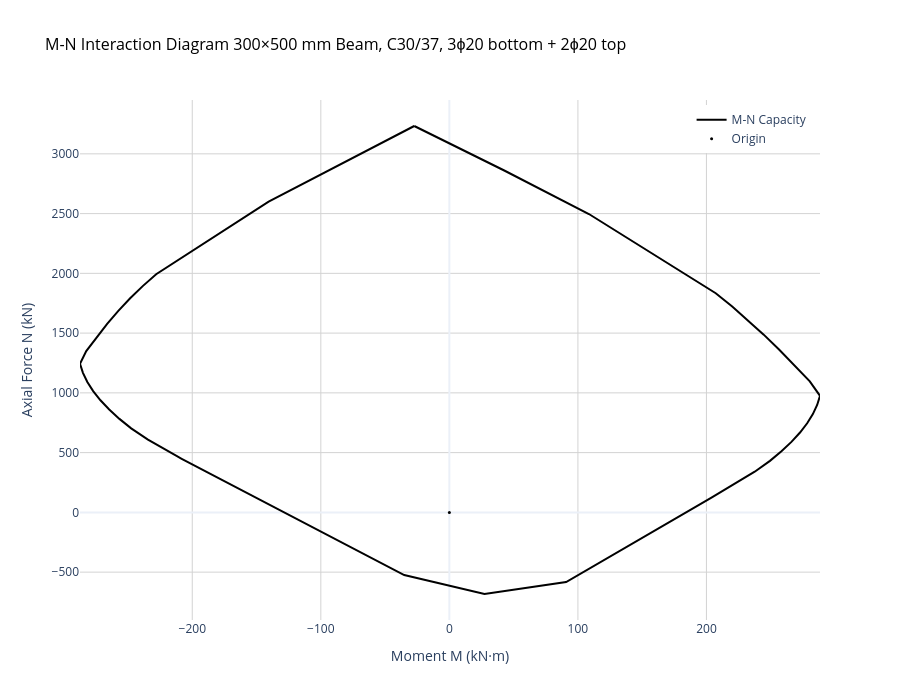

Notebook source saved alongside this figure:
### Markdown cell above
## 6. Visualize the M-N Curve <a id='visualize'></a>

Plot the complete M-N interaction diagram with key regions labeled.

### Code cell
# Visualize using the new plot() method
fig = diagram.plot(
    show=True,
    title="M-N Interaction Diagram\n300×500 mm Beam, C30/37, 3ϕ20 bottom + 2ϕ20 top",
    n_points=100
)

# The interactive Plotly plot shows:
# - Full M-N interaction curve
# - Hover to see detailed values at each point
# - Pan, zoom, and interact with the plot

### Figure 1 — Plotly figure (JSON) as saved in the notebook; plotly's stock layout.template omitted (floating-point values rounded to 4 significant figures)
{"data": [{"hovertemplate": "M: %{x:.1f} kN·m<br>N: %{y:.1f} kN<extra></extra>", "line": {"color": "black", "width": 2}, "mode": "lines", "name": "M-N Capacity", "type": "scatter", "x": [-27.32, 42.7, 108.6, 207.2, 220.0, 232.4, 244.5, 256.5, 268.4, 280.4, 288.3, 286.1, 282.8, 278.3, 272.8, 266.1, 258.3, 249.4, 237.5, 235.0, 232.3, 229.2, 225.7, 222.0, 219.1, 215.9, 212.3, 208.1, 203.9, 90.84, 27.32, -35.11, -159.7, -165.5, -172.0, -178.4, -184.1, -189.1, -193.6, -198.7, -203.8, -208.2, -212.3, -215.9, -220.3, -234.5, -247.5, -256.7, -264.6, -271.4, -277.1, -281.6, -285.1, -287.3, -282.5, -274.5, -266.2, -257.5, -248.3, -238.6, -228.1, -140.6, -81.56, -27.32], "y": [3233.0, 2860.0, 2497.0, 1833.0, 1722.0, 1607.0, 1487.0, 1363.0, 1232.0, 1096.0, 975.0, 898.8, 822.2, 745.3, 668.0, 589.9, 511.1, 431.0, 340.3, 323.5, 305.0, 284.4, 261.5, 237.2, 218.8, 198.2, 175.1, 149.2, 122.6, -582.8, -683.0, -524.1, 170.8, 203.1, 239.6, 276.2, 308.4, 336.8, 362.1, 392.4, 422.0, 448.4, 472.1, 493.5, 520.5, 608.8, 703.1, 782.3, 860.4, 937.9, 1015.0, 1091.0, 1168.0, 1244.0, 1349.0, 1465.0, 1578.0, 1686.0, 1791.0, 1893.0, 1993.0, 2601.0, 2930.0, 3233.0]}, {"hovertemplate": "Origin<extra></extra>", "marker": {"color": "black", "size": 3, "symbol": "circle"}, "mode": "markers", "name": "Origin", "type": "scatter", "x": [0], "y": [0]}], "layout": {"height": 700, "hovermode": "closest", "legend": {"x": 0.99, "xanchor": "right", "y": 0.99, "yanchor": "top"}, "showlegend": true, "title": {"font": {"color": "black", "size": 16}, "text": "M-N Interaction Diagram\n300×500 mm Beam, C30/37, 3ϕ20 bottom + 2ϕ20 top"}, "width": 900, "xaxis": {"gridcolor": "lightgray", "gridwidth": 1, "showgrid": true, "title": {"text": "Moment M (kN·m)"}}, "yaxis": {"gridcolor": "lightgray", "gridwidth": 1, "showgrid": true, "title": {"text": "Axial Force N (kN)"}}}}
